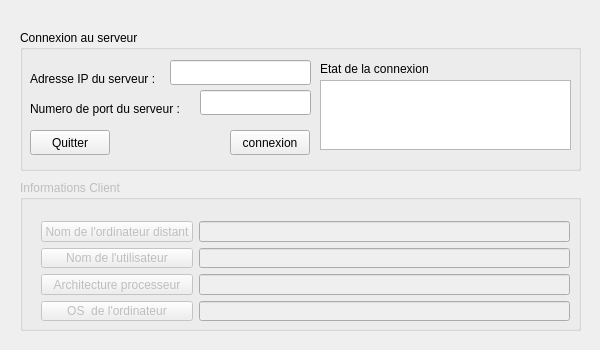
<?xml version="1.0" encoding="UTF-8"?>
<ui version="4.0">
 <class>ClientWidget</class>
 <widget class="QWidget" name="ClientWidget">
  <property name="geometry">
   <rect>
    <x>0</x>
    <y>0</y>
    <width>600</width>
    <height>350</height>
   </rect>
  </property>
  <property name="minimumSize">
   <size>
    <width>520</width>
    <height>350</height>
   </size>
  </property>
  <property name="maximumSize">
   <size>
    <width>1000</width>
    <height>1000</height>
   </size>
  </property>
  <property name="windowTitle">
   <string>ClientWidget</string>
  </property>
  <widget class="QGroupBox" name="groupBoxConnexion">
   <property name="geometry">
    <rect>
     <x>20</x>
     <y>30</y>
     <width>561</width>
     <height>141</height>
    </rect>
   </property>
   <property name="title">
    <string>Connexion au serveur</string>
   </property>
   <widget class="QTextEdit" name="textEditAffichageEtat">
    <property name="geometry">
     <rect>
      <x>300</x>
      <y>50</y>
      <width>251</width>
      <height>70</height>
     </rect>
    </property>
   </widget>
   <widget class="QLabel" name="labelEtat">
    <property name="geometry">
     <rect>
      <x>300</x>
      <y>30</y>
      <width>121</width>
      <height>17</height>
     </rect>
    </property>
    <property name="text">
     <string>Etat de la connexion</string>
    </property>
   </widget>
   <widget class="QLineEdit" name="lineEditAdresseIPServeur">
    <property name="geometry">
     <rect>
      <x>150</x>
      <y>30</y>
      <width>141</width>
      <height>25</height>
     </rect>
    </property>
   </widget>
   <widget class="QLineEdit" name="lineEditNumeroPort">
    <property name="geometry">
     <rect>
      <x>180</x>
      <y>60</y>
      <width>111</width>
      <height>25</height>
     </rect>
    </property>
   </widget>
   <widget class="QLabel" name="labelNumeroPortServeur">
    <property name="geometry">
     <rect>
      <x>10</x>
      <y>70</y>
      <width>171</width>
      <height>17</height>
     </rect>
    </property>
    <property name="text">
     <string>Numero de port du serveur :</string>
    </property>
   </widget>
   <widget class="QLabel" name="labelAdresseIPServeur">
    <property name="geometry">
     <rect>
      <x>10</x>
      <y>40</y>
      <width>131</width>
      <height>17</height>
     </rect>
    </property>
    <property name="text">
     <string>Adresse IP du serveur :</string>
    </property>
   </widget>
   <widget class="QPushButton" name="pushButtonQuitter">
    <property name="geometry">
     <rect>
      <x>10</x>
      <y>100</y>
      <width>80</width>
      <height>25</height>
     </rect>
    </property>
    <property name="text">
     <string>Quitter</string>
    </property>
   </widget>
   <widget class="QPushButton" name="pushButtonConnexion">
    <property name="geometry">
     <rect>
      <x>210</x>
      <y>100</y>
      <width>80</width>
      <height>25</height>
     </rect>
    </property>
    <property name="text">
     <string>connexion</string>
    </property>
   </widget>
  </widget>
  <widget class="QGroupBox" name="groupBoxInformations">
   <property name="enabled">
    <bool>false</bool>
   </property>
   <property name="geometry">
    <rect>
     <x>20</x>
     <y>180</y>
     <width>561</width>
     <height>151</height>
    </rect>
   </property>
   <property name="title">
    <string>Informations Client</string>
   </property>
   <widget class="QWidget" name="">
    <property name="geometry">
     <rect>
      <x>10</x>
      <y>30</y>
      <width>551</width>
      <height>122</height>
     </rect>
    </property>
    <layout class="QHBoxLayout" name="horizontalLayout">
     <item>
      <layout class="QVBoxLayout" name="verticalLayout">
       <item>
        <widget class="QPushButton" name="pushButtonOrdinateuDistant">
         <property name="text">
          <string>Nom de l'ordinateur distant</string>
         </property>
        </widget>
       </item>
       <item>
        <widget class="QPushButton" name="pushButtonNomUtilisateur">
         <property name="text">
          <string>Nom de l'utilisateur</string>
         </property>
        </widget>
       </item>
       <item>
        <widget class="QPushButton" name="pushButtonArchitecture">
         <property name="text">
          <string>Architecture processeur</string>
         </property>
        </widget>
       </item>
       <item>
        <widget class="QPushButton" name="pushButtonOS">
         <property name="text">
          <string>OS  de l'ordinateur</string>
         </property>
        </widget>
       </item>
      </layout>
     </item>
     <item>
      <layout class="QVBoxLayout" name="verticalLayout_2">
       <item>
        <widget class="QLineEdit" name="lineEditDistant">
         <property name="readOnly">
          <bool>true</bool>
         </property>
        </widget>
       </item>
       <item>
        <widget class="QLineEdit" name="lineEditNomUtilisateur">
         <property name="readOnly">
          <bool>true</bool>
         </property>
        </widget>
       </item>
       <item>
        <widget class="QLineEdit" name="lineEditArchitecture">
         <property name="readOnly">
          <bool>true</bool>
         </property>
        </widget>
       </item>
       <item>
        <widget class="QLineEdit" name="lineEditOS">
         <property name="readOnly">
          <bool>true</bool>
         </property>
        </widget>
       </item>
      </layout>
     </item>
    </layout>
   </widget>
  </widget>
 </widget>
 <layoutdefault spacing="6" margin="11"/>
 <resources/>
 <connections/>
</ui>
